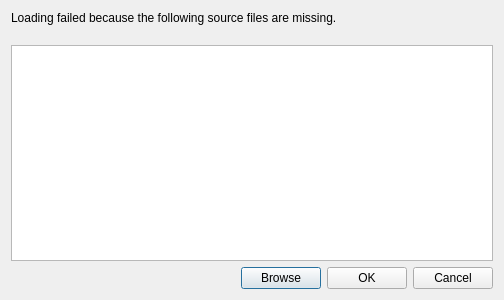
<?xml version="1.0" encoding="UTF-8"?>
<ui version="4.0">
 <class>RgBrowseMissingFileDialog</class>
 <widget class="QDialog" name="rgBrowseMissingFileDialog">
  <property name="geometry">
   <rect>
    <x>0</x>
    <y>0</y>
    <width>504</width>
    <height>300</height>
   </rect>
  </property>
  <property name="windowTitle">
   <string>Dialog</string>
  </property>
  <layout class="QVBoxLayout" name="verticalLayout">
   <item>
    <widget class="QLabel" name="missingSourcesTitleLabel">
     <property name="text">
      <string>Loading failed because the following source files are missing.
</string>
     </property>
     <property name="wordWrap">
      <bool>true</bool>
     </property>
    </widget>
   </item>
   <item>
    <widget class="QListWidget" name="fileListWidget"/>
   </item>
   <item>
    <layout class="QHBoxLayout" name="horizontalLayout">
     <property name="leftMargin">
      <number>0</number>
     </property>
     <property name="topMargin">
      <number>0</number>
     </property>
     <property name="rightMargin">
      <number>0</number>
     </property>
     <property name="bottomMargin">
      <number>0</number>
     </property>
     <item>
      <spacer name="horizontalSpacer">
       <property name="orientation">
        <enum>Qt::Horizontal</enum>
       </property>
       <property name="sizeHint" stdset="0">
        <size>
         <width>40</width>
         <height>20</height>
        </size>
       </property>
      </spacer>
     </item>
     <item>
      <widget class="QPushButton" name="browsePushButton">
       <property name="cursor">
        <cursorShape>PointingHandCursor</cursorShape>
       </property>
       <property name="text">
        <string>Browse</string>
       </property>
      </widget>
     </item>
     <item>
      <widget class="QPushButton" name="okPushButton">
       <property name="cursor">
        <cursorShape>PointingHandCursor</cursorShape>
       </property>
       <property name="text">
        <string>OK</string>
       </property>
      </widget>
     </item>
     <item>
      <widget class="QPushButton" name="cancelPushButton">
       <property name="cursor">
        <cursorShape>PointingHandCursor</cursorShape>
       </property>
       <property name="text">
        <string>Cancel</string>
       </property>
      </widget>
     </item>
    </layout>
   </item>
  </layout>
 </widget>
 <resources/>
 <connections/>
</ui>
